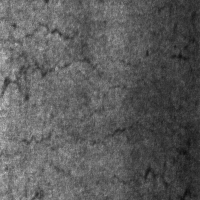
#> input picture NEU surface defect database - test split/Train/Cr/Cr_106.bmp, 200 x 200 px, given as the content of the folder 2/, which was not available
$ jupyter execute --allow-errors severstal_data_preprocessing.ipynb   (older library calls are emulated)   (text cells are left out)
#> lines starting #> are read from the running program, lines starting #| are printed output that depends on the picture; pictures that were not available may be replaced by others from this repository, and a replacement may not be noted
[cell 1]
from google.colab import drive
drive.mount('/content/drive')

[cell 2]
import os
import cv2
import pandas as pd
import numpy as np
from PIL import Image
from tqdm import tqdm
import matplotlib.pyplot as plt

[cell 3]
cd /content/drive/My Drive/Kaggle/severstal-steel-old/saved_images/train

[cell 4]
from google.colab.patches import cv2_imshow

folder = '2/'
files = os.listdir(folder)

for imgs in tqdm(range(len(files))):
  ip_img_gray = cv2.imread(folder+files[imgs], 0)
#> ip_img_gray is the input picture: shape (200, 200); min 12, max 197, mean 91.3
  # histeq_img = cv2.equalizeHist(ip_img_gray)

  '''
    Contrast Limited Adaptive Histogram Equalization
    https://opencv-python-tutroals.readthedocs.io/en/latest/py_tutorials/py_imgproc/py_histograms/py_histogram_equalization/py_histogram_equalization.html
  '''
  clahe = cv2.createCLAHE(clipLimit=2.0, tileGridSize=(8,8))
  clahe_img_gray = clahe.apply(ip_img_gray)
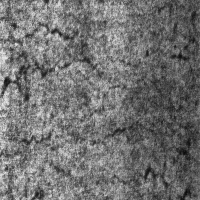
#> clahe_img_gray: shape (200, 200); min 11, max 231, mean 113.2

  ip_img = cv2.cvtColor(ip_img_gray, cv2.COLOR_GRAY2BGR)
  clahe_img = cv2.cvtColor(clahe_img_gray, cv2.COLOR_GRAY2BGR)

  plt.imsave("/content/drive/My Drive/Kaggle/severstal-steel-old/saved_images/augmented/train/"+folder
            +"clahe_"+str((imgs+1))+".png",clahe_img)

# [7 lines of commented-out code are left out]

[cell 5]
from google.colab.patches import cv2_imshow

folder = '2/'
files = os.listdir(folder)

for imgs in tqdm(range(len(files))):
  ip_img_gray = cv2.imread(folder+files[imgs], 0)

  dummy = np.zeros((ip_img_gray.shape[0], ip_img_gray.shape[1]), dtype='uint8')

  min_val = np.min(ip_img_gray)
#> min_val = 12
  max_val = np.max(ip_img_gray)
#> max_val = 197

  for i in range(ip_img_gray.shape[0]):
    for j in range(ip_img_gray.shape[1]):
      dummy[i,j] = 255 * ((ip_img_gray[i,j] - min_val) / max_val - min_val)
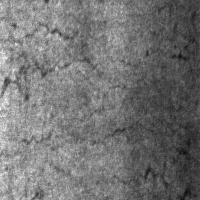
#> dummy: shape (200, 200); min 12, max 252, mean 115.2

  ip_img = cv2.cvtColor(ip_img_gray, cv2.COLOR_GRAY2BGR)
  dummy_rgb = cv2.cvtColor(dummy, cv2.COLOR_GRAY2BGR)

  plt.imsave("/content/drive/My Drive/Kaggle/severstal-steel-old/saved_images/augmented/train/"+folder
            +"contrast_stretching_"+str(imgs+1)+".png", dummy_rgb)

[cell 6]
# [11 lines of commented-out code are left out]

[cell 7]
folder = '2/'
files = os.listdir(folder)

for imgs in tqdm(range(len(files))):
  ip_img = cv2.imread(folder+files[imgs])

  # kernel = np.array([[-1,-1,-1], [-1,9,-1], [-1,-1,-1]])
  kernel = np.array([[0,-1,0],[-1,7,-1],[0,-1,0]])
  sharp_img = cv2.filter2D(ip_img, -1, kernel)
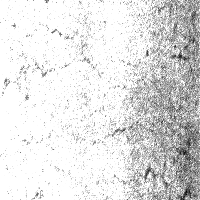
#> sharp_img: shape (200, 200, 3); min 0, max 255, mean 224.6

  plt.imsave("/content/drive/My Drive/Kaggle/severstal-steel-old/saved_images/augmented/train/"+folder
            +"sharpened_"+str(imgs+1)+".png", sharp_img)

$ run again, on NEU surface defect database - test split/Train/In/In_106.bmp
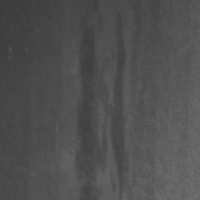
#> input picture NEU surface defect database - test split/Train/In/In_106.bmp, 200 x 200 px, given as the content of the folder 2/, which was not available
#> ip_img_gray is the input picture: shape (200, 200); min 58, max 116, mean 80.2
#> min_val = 58
#> max_val = 116
#> after the loop `for i in range(ip_img_gray.shape[0]):`:
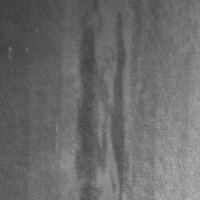
#> dummy: shape (200, 200); min 58, max 186, mean 107.2
#> `sharp_img = cv2.filter2D(ip_img, -1, kernel)`:
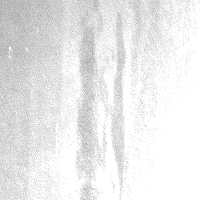
#> sharp_img: shape (200, 200, 3); min 157, max 255, mean 233.3

$ run again, on NEU surface defect database - test split/Train/In/In_111.bmp
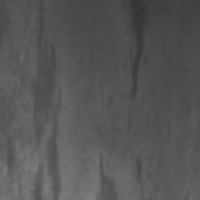
#> input picture NEU surface defect database - test split/Train/In/In_111.bmp, 200 x 200 px, given as the content of the folder 2/, which was not available
#> ip_img_gray is the input picture: shape (200, 200); min 49, max 130, mean 86.1
#> min_val = 49
#> max_val = 130
#> after the loop `for i in range(ip_img_gray.shape[0]):`:
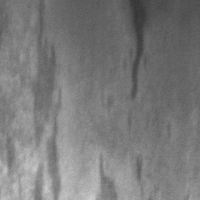
#> dummy: shape (200, 200); min 49, max 208, mean 122.2
#> `sharp_img = cv2.filter2D(ip_img, -1, kernel)`:
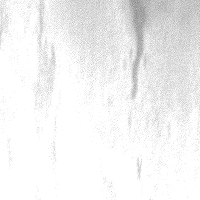
#> sharp_img: shape (200, 200, 3); min 128, max 255, mean 241.6

$ run again, on NEU surface defect database - test split/Train/PS/PS_106.bmp
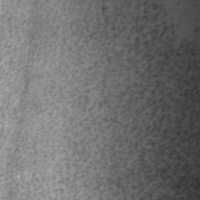
#> input picture NEU surface defect database - test split/Train/PS/PS_106.bmp, 200 x 200 px, given as the content of the folder 2/, which was not available
#> ip_img_gray is the input picture: shape (200, 200); min 49, max 174, mean 112
#> min_val = 49
#> max_val = 174
#> after the loop `for i in range(ip_img_gray.shape[0]):`:
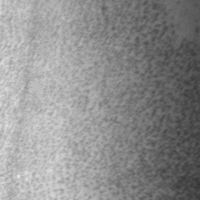
#> dummy: shape (200, 200); min 49, max 233, mean 141.9
#> `sharp_img = cv2.filter2D(ip_img, -1, kernel)`:
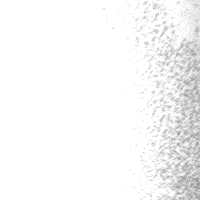
#> sharp_img: shape (200, 200, 3); min 129, max 255, mean 247.3
